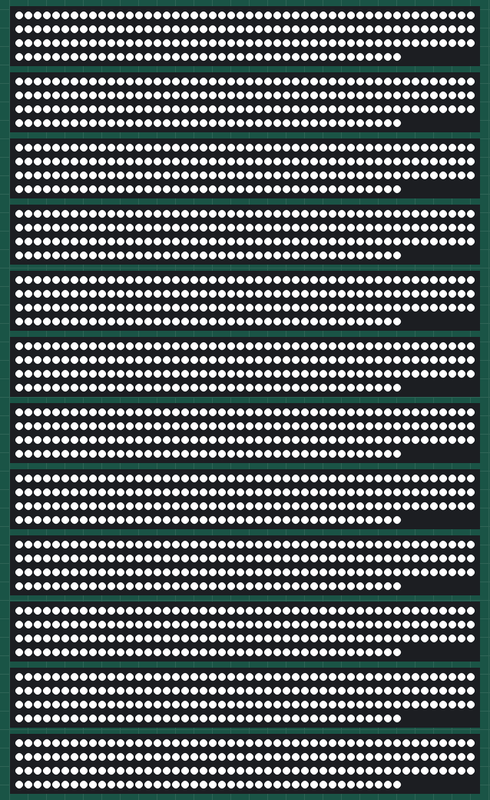
The sketch below on a simulated Arduino Mega 2560, built with avr-gcc and run on an emulated ATmega2560. On the bench: 12 × 192 RGB LEDs in strip order, left to right, continuing on the next row. Colours are those a GRB WS2812 strip shows for the declared byte order.

Above: at 0.3 s.

The sketch:

Default_Rainbow_Switch_ON.ino
```cpp
//Default rainbow setting both ceiling and wall, switched on/off from outlet switch

/* FastLED RGBW Example Sketch
 *
 * Example sketch using FastLED for RGBW strips (SK6812). Includes
 * color wipes and rainbow pattern.
 *
 * Written by David Madison
 * http://partsnotincluded.com
*/

#include "FastLED.h"
#include "FastLED_RGBW.h"


/*Wall door:
left to right, top to bottom (facing door)
   |4As      |3De
-------------------4B
   |4Ae      |3Ds
-------------------3C
   |4C       |3B
-------------------3A
   |4D       |2D
-------------------2C
   |4E       |2B
-------------------1C
   |1Ae      |2Ae
-------------------1B
   |1As      |2As
*/

/*Ceiling door:
left to right, top to bottom (facing wall door)
   |         |
-------------------
   |         |
-------------------
   |         |
-------------------
   |         |
-------------------
   |         |
-------------------
   |         |
-------------------
   |         |
*/

//output pins, 32 pins are needed
//don't use pin 4 or pin 0
#define DATA_PIN0 0 //4B
#define DATA_PIN1 1 //4A
#define DATA_PIN2 2 //4E
#define DATA_PIN3 3 //3D
#define DATA_PIN4 4 //3C
#define DATA_PIN5 5 //3B
#define DATA_PIN6 6 //3A
#define DATA_PIN7 7 //2B
#define DATA_PIN8 8 //2D
#define DATA_PIN9 9 //2C
#define DATA_PIN10 10 //2A
#define DATA_PIN11 11 //1A
#define DATA_PIN12 12 //1C
#define DATA_PIN13 13 //1B
#define DATA_PIN14 14 //4C
#define DATA_PIN15 15 //4D
//#define DATA_PIN16 16
#define DATA_PIN17 17 //6?
#define DATA_PIN18 18 //6?
#define DATA_PIN19 19 //6?
#define DATA_PIN20 20 //3A
#define DATA_PIN21 21 //5B
#define DATA_PIN22 22 //3B
#define DATA_PIN23 23 //5A
#define DATA_PIN24 24 //5C
#define DATA_PIN25 25 //9C
#define DATA_PIN26 26 //7A
#define DATA_PIN27 27 //7B
#define DATA_PIN28 28 //7C
#define DATA_PIN29 29 //8A
#define DATA_PIN30 30 //8B
#define DATA_PIN31 31 //8C
#define DATA_PIN32 32 //8D
//#define DATA_PIN33 33

//number of LEDs per strip
#define NUM_LEDS_PER_STRIP 144

//LED brightness 0-255
const uint8_t brightness = 255;

//FastLED RGB to FastLED RGBW Conversion
CRGBW leds[NUM_LEDS_PER_STRIP];
CRGB *ledsRGB = (CRGB *) &leds[0];


void setup() {
  //tell FastLED there're 32 strips on DATAPIN2-DATAPIN33, each has 144 LEDs/strip
  FastLED.addLeds<SK6812, DATA_PIN0>(ledsRGB, getRGBWsize(NUM_LEDS_PER_STRIP));
  FastLED.addLeds<SK6812, DATA_PIN1>(ledsRGB, getRGBWsize(NUM_LEDS_PER_STRIP));
  FastLED.addLeds<SK6812, DATA_PIN2>(ledsRGB, getRGBWsize(NUM_LEDS_PER_STRIP));
  FastLED.addLeds<SK6812, DATA_PIN3>(ledsRGB, getRGBWsize(NUM_LEDS_PER_STRIP));
  FastLED.addLeds<SK6812, DATA_PIN4>(ledsRGB, getRGBWsize(NUM_LEDS_PER_STRIP));
  FastLED.addLeds<SK6812, DATA_PIN5>(ledsRGB, getRGBWsize(NUM_LEDS_PER_STRIP));
  FastLED.addLeds<SK6812, DATA_PIN6>(ledsRGB, getRGBWsize(NUM_LEDS_PER_STRIP));
  FastLED.addLeds<SK6812, DATA_PIN7>(ledsRGB, getRGBWsize(NUM_LEDS_PER_STRIP));
  FastLED.addLeds<SK6812, DATA_PIN8>(ledsRGB, getRGBWsize(NUM_LEDS_PER_STRIP));
  FastLED.addLeds<SK6812, DATA_PIN9>(ledsRGB, getRGBWsize(NUM_LEDS_PER_STRIP));
  FastLED.addLeds<SK6812, DATA_PIN10>(ledsRGB, getRGBWsize(NUM_LEDS_PER_STRIP));
  FastLED.addLeds<SK6812, DATA_PIN11>(ledsRGB, getRGBWsize(NUM_LEDS_PER_STRIP));
  FastLED.addLeds<SK6812, DATA_PIN12>(ledsRGB, getRGBWsize(NUM_LEDS_PER_STRIP));
  FastLED.addLeds<SK6812, DATA_PIN13>(ledsRGB, getRGBWsize(NUM_LEDS_PER_STRIP));
  FastLED.addLeds<SK6812, DATA_PIN14>(ledsRGB, getRGBWsize(NUM_LEDS_PER_STRIP));
  FastLED.addLeds<SK6812, DATA_PIN15>(ledsRGB, getRGBWsize(NUM_LEDS_PER_STRIP));
  //FastLED.addLeds<SK6812, DATA_PIN16>(ledsRGB, getRGBWsize(NUM_LEDS_PER_STRIP));
  FastLED.addLeds<SK6812, DATA_PIN17>(ledsRGB, getRGBWsize(NUM_LEDS_PER_STRIP));
  FastLED.addLeds<SK6812, DATA_PIN18>(ledsRGB, getRGBWsize(NUM_LEDS_PER_STRIP));
  FastLED.addLeds<SK6812, DATA_PIN19>(ledsRGB, getRGBWsize(NUM_LEDS_PER_STRIP));
  FastLED.addLeds<SK6812, DATA_PIN20>(ledsRGB, getRGBWsize(NUM_LEDS_PER_STRIP));
  FastLED.addLeds<SK6812, DATA_PIN21>(ledsRGB, getRGBWsize(NUM_LEDS_PER_STRIP));
  FastLED.addLeds<SK6812, DATA_PIN22>(ledsRGB, getRGBWsize(NUM_LEDS_PER_STRIP));
  FastLED.addLeds<SK6812, DATA_PIN23>(ledsRGB, getRGBWsize(NUM_LEDS_PER_STRIP));
  FastLED.addLeds<SK6812, DATA_PIN24>(ledsRGB, getRGBWsize(NUM_LEDS_PER_STRIP));
  FastLED.addLeds<SK6812, DATA_PIN25>(ledsRGB, getRGBWsize(NUM_LEDS_PER_STRIP));
  FastLED.addLeds<SK6812, DATA_PIN26>(ledsRGB, getRGBWsize(NUM_LEDS_PER_STRIP));
  FastLED.addLeds<SK6812, DATA_PIN27>(ledsRGB, getRGBWsize(NUM_LEDS_PER_STRIP));
  FastLED.addLeds<SK6812, DATA_PIN28>(ledsRGB, getRGBWsize(NUM_LEDS_PER_STRIP));
  FastLED.addLeds<SK6812, DATA_PIN29>(ledsRGB, getRGBWsize(NUM_LEDS_PER_STRIP));
  FastLED.addLeds<SK6812, DATA_PIN30>(ledsRGB, getRGBWsize(NUM_LEDS_PER_STRIP));
  FastLED.addLeds<SK6812, DATA_PIN31>(ledsRGB, getRGBWsize(NUM_LEDS_PER_STRIP));
  FastLED.addLeds<SK6812, DATA_PIN32>(ledsRGB, getRGBWsize(NUM_LEDS_PER_STRIP));

  //setting brightness and turning the strips on
  FastLED.setBrightness(brightness);
  colorRGBW(CRGBW(255, 255, 255, 255));
}

void loop()
{
  //rainbow();
}

//solid color by calling color's name eg. Red, Blue, Black
void colorFill(CRGB c){
  for(int i = 0; i < NUM_LEDS_PER_STRIP; i++){
    leds[i] = c;
  }
  FastLED.show();
}

//choosing color based on RGBW values 0-255
void colorRGBW(CRGBW c){
  for(int i = 0; i < NUM_LEDS_PER_STRIP; i++){
    leds[i] = c;
  }
  FastLED.show();
}

//white only
void fillWhite(){
     for(int i = 0; i < NUM_LEDS_PER_STRIP; i++){
         leds[i] = CRGBW(0, 0, 0, 255);
     }
     FastLED.show();
}

//rainbow
void rainbow(){
  static uint8_t hue;
  for(int i = 0; i <NUM_LEDS_PER_STRIP; i++){
    leds[i] = CHSV((i * 256 / NUM_LEDS_PER_STRIP) + hue, 255, 255);
  }
  FastLED.show();
  hue+=10;
}

//rainbow loop
void rainbowLoop(){
  //long millisIn = millis();
  //long loopTime = 5000000; // 5000 seconds
  while(true){
    //while(millis() < millisIn + loopTime){
    rainbow();
    //delay(1);
  }
}
```

FastLED_RGBW.h
```cpp
/* FastLED_RGBW
 *
 * Hack to enable SK6812 RGBW strips to work with FastLED.
 *
 * Original code by Jim Bumgardner (http://krazydad.com).
 * Modified by David Madison (http://partsnotincluded.com).
 *
*/

#ifndef FastLED_RGBW_h
#define FastLED_RGBW_h

struct CRGBW  {
  union {
    struct {
      union {
        uint8_t g;
        uint8_t green;
      };
      union {
        uint8_t r;
        uint8_t red;
      };
      union {
        uint8_t b;
        uint8_t blue;
      };
      union {
        uint8_t w;
        uint8_t white;
      };
    };
    uint8_t raw[4];
  };

  CRGBW(){}

  CRGBW(uint8_t rd, uint8_t grn, uint8_t blu, uint8_t wht){
    r = rd;
    g = grn;
    b = blu;
    w = wht;
  }

  inline void operator = (const CRGB c) __attribute__((always_inline)){
    this->r = c.r;
    this->g = c.g;
    this->b = c.b;
    this->white = 0;
  }
};

inline uint16_t getRGBWsize(uint16_t nleds){
  uint16_t nbytes = nleds * 4;
  if(nbytes % 3 > 0) return nbytes / 3 + 1;
  else return nbytes / 3;
}

#endif
```
